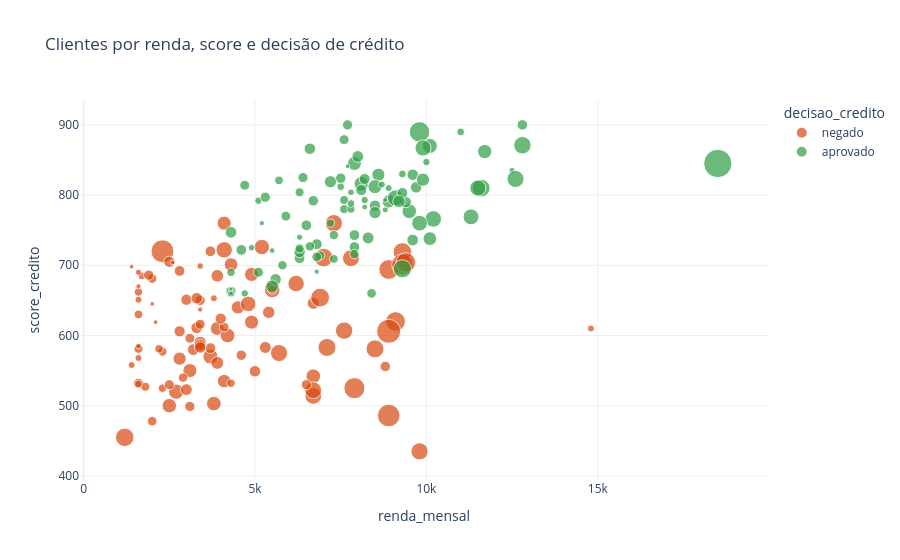

The cell this chart's notebook holds for it:
### Markdown cell above
Esta célula cria o primeiro gráfico do exemplo supervisionado. O eixo X mostra a renda mensal, o eixo Y mostra o score de crédito, a cor mostra se o cliente foi aprovado ou negado e o tamanho do ponto mostra a dívida atual. O objetivo do gráfico é facilitar a leitura visual dos padrões da base, antes mesmo de olhar as métricas. Na explicação, você pode dizer que bons modelos geralmente começam com uma boa exploração visual dos dados.

### Code cell
figura_clientes_credito = px.scatter(
    df,
    x='renda_mensal',
    y='score_credito',
    color='decisao_credito',
    size='divida_atual',
    hover_data=['idade', 'divida_atual'],
    title='Clientes por renda, score e decisão de crédito',
    color_discrete_map={'aprovado': '#2f9e44', 'negado': '#d9480f'},
)
figura_clientes_credito.update_layout(template='plotly_white')
figura_clientes_credito.show()

### Figure 1 — Plotly figure (JSON) as saved in the notebook; plotly's stock layout.template omitted (floating-point values rounded to 4 significant figures; data arrays with more than 128 entries replaced by an {"elided": "..."} marker saying what was removed)
{"data": [{"customdata": {"elided": "100x2 int values"}, "hovertemplate": "decisao_credito=negado<br>renda_mensal=%{x}<br>score_credito=%{y}<br>divida_atual=%{customdata[1]}<br>idade=%{customdata[0]}<extra></extra>", "legendgroup": "negado", "marker": {"color": "#d9480f", "size": [2500, 3200, 4200, 3500, 2800, 3900, 3600, 4100, 3800, 6200, 900, 9500, 4500, 2100, 5200, 1700, 2300, 900, 2700, 2000, 6400, 3600, 2400, 2300, 5900, 3900, 2500, 2500, 1300, 2100, 1600, 1500, 1800, 2800, 3400, 6300, 900, 3300, 900, 500, 1300, 3600, 1300, 5100, 4900, 2500, 1500, 1300, 1900, 1700, 5900, 1900, 3900, 2400, 1400, 2000, 7100, 2400, 5500, 500, 1500, 8100, 4400, 5400, 600, 2900, 9200, 5400, 6300, 3600, 1600, 900, 2300, 8300, 3200, 1500, 7000, 5300, 1800, 2600, 400, 400, 1100, 1100, 7000, 1900, 5100, 1900, 400, 2100, 10500, 4300, 4900, 700, 1900, 400, 800, 2300, 3000, 1800], "sizemode": "area", "sizeref": 36.25, "symbol": "circle"}, "mode": "markers", "name": "negado", "orientation": "v", "showlegend": true, "type": "scatter", "x": [3200, 4500, 2700, 3900, 3400, 4200, 3100, 3700, 2500, 1200, 14800, 2300, 5500, 3700, 7800, 2000, 3000, 1600, 6700, 8800, 6900, 4900, 5000, 2500, 8500, 6700, 3300, 3000, 1600, 3700, 2000, 2300, 3400, 5400, 4300, 7000, 3800, 4100, 1600, 3400, 2200, 4900, 4300, 6700, 6200, 3400, 5500, 2300, 3400, 4100, 7100, 1600, 3800, 3300, 1600, 4600, 8900, 3400, 7600, 1600, 1600, 7900, 4800, 7300, 1600, 3900, 8900, 9800, 9300, 4100, 2900, 1400, 2800, 9300, 2800, 1800, 9400, 5700, 3100, 5300, 2100, 2600, 1600, 1700, 9100, 3100, 6700, 1900, 1400, 2800, 8900, 5200, 4100, 1600, 6500, 2000, 3400, 4000, 3900, 2500], "xaxis": "x", "y": [580, 640, 520, 610, 590, 600, 550, 570, 500, 455, 610, 720, 665, 582, 710, 478, 651, 651, 646, 556, 654, 687, 549, 705, 581, 542, 611, 523, 662, 720, 681, 577, 616, 633, 701, 711, 653, 535, 568, 637, 581, 619, 532, 514, 674, 586, 665, 525, 650, 612, 583, 532, 503, 653, 630, 572, 694, 583, 607, 670, 581, 525, 645, 760, 585, 685, 486, 435, 719, 760, 540, 558, 606, 701, 567, 527, 704, 575, 596, 583, 619, 704, 531, 685, 620, 499, 522, 686, 698, 692, 606, 726, 722, 690, 530, 645, 699, 624, 561, 530], "yaxis": "y"}, {"customdata": {"elided": "100x2 int values"}, "hovertemplate": "decisao_credito=aprovado<br>renda_mensal=%{x}<br>score_credito=%{y}<br>divida_atual=%{customdata[1]}<br>idade=%{customdata[0]}<extra></extra>", "legendgroup": "aprovado", "marker": {"color": "#2f9e44", "size": [1200, 900, 1800, 2100, 1500, 1600, 2200, 1100, 2400, 14500, 7600, 700, 3700, 1400, 2100, 1400, 1000, 1300, 2300, 2400, 3200, 2500, 1500, 2400, 1200, 1000, 1700, 1100, 2100, 2400, 1500, 400, 3500, 3400, 1800, 3900, 3800, 2000, 1000, 2100, 400, 5700, 2300, 1000, 5000, 4700, 2600, 4700, 2100, 3100, 1500, 1100, 700, 700, 1400, 1800, 1600, 4600, 1600, 6000, 4100, 1000, 1900, 3000, 2200, 1700, 2400, 1900, 1900, 2500, 500, 1000, 2800, 900, 2500, 1900, 500, 3600, 5500, 1600, 2200, 300, 2200, 300, 1100, 1500, 5300, 2000, 800, 2000, 3200, 600, 800, 2700, 600, 900, 4700, 4500, 1800, 2700], "sizemode": "area", "sizeref": 36.25, "symbol": "circle"}, "mode": "markers", "name": "aprovado", "orientation": "v", "showlegend": true, "type": "scatter", "x": [7200, 8900, 5100, 6300, 7600, 5800, 6800, 9300, 5600, 18500, 9800, 12500, 11700, 4300, 6500, 7300, 5100, 4300, 8500, 9700, 8900, 4300, 6900, 6300, 7800, 4300, 6800, 7500, 7900, 6600, 6300, 8800, 7900, 10100, 5900, 9500, 8100, 6700, 10000, 7900, 7700, 11600, 9400, 8200, 10200, 11500, 8300, 9100, 4600, 8600, 7600, 11000, 8800, 6300, 5700, 4700, 7900, 11300, 6600, 9300, 10100, 4700, 5300, 5500, 9300, 8400, 9600, 4300, 6400, 9600, 5200, 4300, 9200, 4300, 8000, 7700, 6800, 8500, 12800, 7300, 8200, 4300, 8100, 4300, 7800, 6300, 12600, 12800, 7800, 7500, 9900, 5500, 4900, 7200, 8200, 8700, 9900, 9800, 7600, 8500], "xaxis": "x", "y": [760, 810, 690, 710, 780, 700, 730, 830, 680, 845, 890, 835, 862, 660, 757, 709, 792, 690, 785, 811, 791, 747, 714, 719, 780, 660, 712, 812, 726, 866, 804, 793, 845, 738, 770, 777, 816, 792, 847, 743, 841, 810, 790, 793, 766, 810, 739, 796, 722, 829, 793, 890, 779, 740, 821, 814, 716, 769, 727, 695, 870, 660, 797, 670, 803, 660, 829, 663, 825, 736, 760, 660, 791, 660, 855, 900, 691, 812, 871, 743, 823, 660, 807, 666, 788, 724, 823, 900, 804, 824, 822, 721, 725, 819, 783, 815, 867, 760, 879, 775], "yaxis": "y"}], "layout": {"legend": {"itemsizing": "constant", "title": {"text": "decisao_credito"}, "tracegroupgap": 0}, "title": {"text": "Clientes por renda, score e decisão de crédito"}, "xaxis": {"anchor": "y", "domain": [0, 1], "title": {"text": "renda_mensal"}}, "yaxis": {"anchor": "x", "domain": [0, 1], "title": {"text": "score_credito"}}}}
